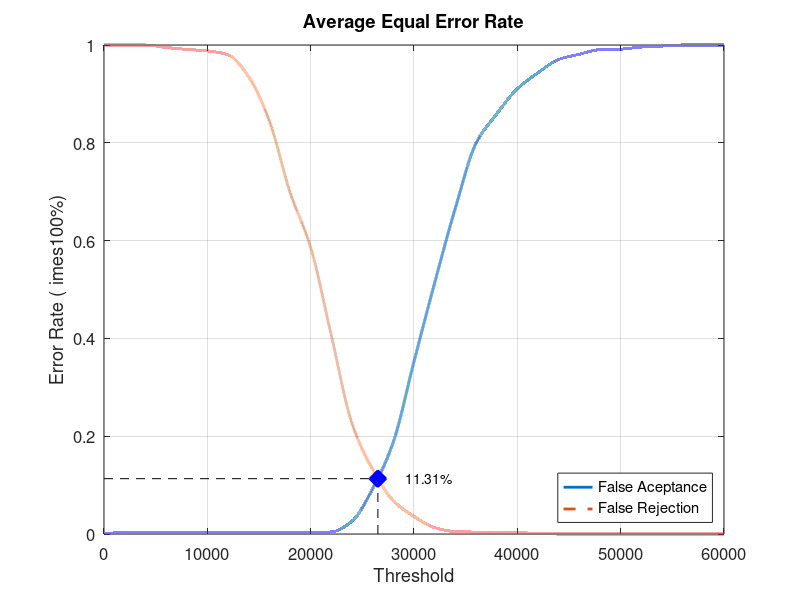
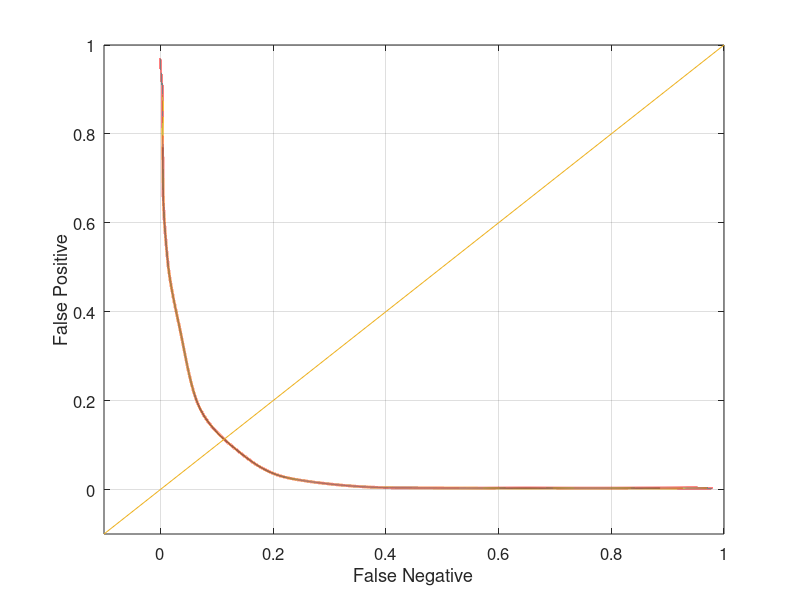

Write the MATLAB code that produced these figures, in order.
close all;
clear;
clc;
x = 0:2000:60000;
xq = 0:0.5:60000;

y0 = [0 0.0031579 0.0031579 0.0031579 0.0031579 0.0031579 0.0031579 0.0031579 0.0031579 0.0031579 0.0031579 0.00421053 0.0263158 0.0926316 0.188421 0.352632 0.513684 0.666316 0.798947 0.858947 0.910526 0.943158 0.970526 0.981053 0.990526 0.991579 0.99579 0.997895 1 1 1]
yy0 = interp1(x, y0, xq, 'pchip');
y1 = [1 1 1 0.995 0.991 0.988 0.98 0.935 0.845 0.699 0.586 0.406 0.226 0.132 0.068 0.036 0.013 0.005 0.004 0.004 0.003 0.001 0 0 0 0 0 0 0 0 0]
yy1 = interp1(x, y1, xq, 'pchip');

% Calculating EER: 
y2 = abs(y0 - y1);
find(y2 == min(y2))
yy2 = abs(yy0 - yy1);
xEER = find(yy2 == min(yy2));
xEERIndex = xq(xEER) % X-axis EER
yEER = yy0(xEER) % Y-axis EER

main = figure
plot(xq, yy0,'-','LineWidth', 2);	hold on
plot(xq, yy1,'--','LineWidth', 2);	hold on
plot([xEERIndex xEERIndex], [0 yEER], 'k--');	hold on
plot([0 xEERIndex], [yEER yEER], 'k--');	hold on
plot(xEERIndex, yEER, 'bx', 'LineWidth', 10);	hold on
text(xEERIndex + 10 * xEERIndex / 100, yEER, [num2str(round((10000 * yEER)) / 100) '%'])
legend('False Aceptance', 'False Rejection', 'Location', 'SouthEast')
xlabel('Threshold')
ylabel('Error Rate (	imes100%)')
title('Average Equal Error Rate')
set(gca, 'FontSize', 12)
axis([0 60000 0 1])
grid on

print(main, 'Database2AverageMain', '-dpng');
FNRxFPR = figure('Color', [1 1 1]);
plot(yy1, yy0, '-', yy1, yy0, 'LineWidth', 2);
hold on
y = -0.1:0.1:1
plot(y, y); 
set(gca, 'FontSize', 12)
xlabel('False Negative')
ylabel('False Positive')
axis([-0.1 1 -0.1 1])
set(gca, 'FontSize', 12)
grid on

print(FNRxFPR, 'Database2AverageFNRxFPR','-dpng');
